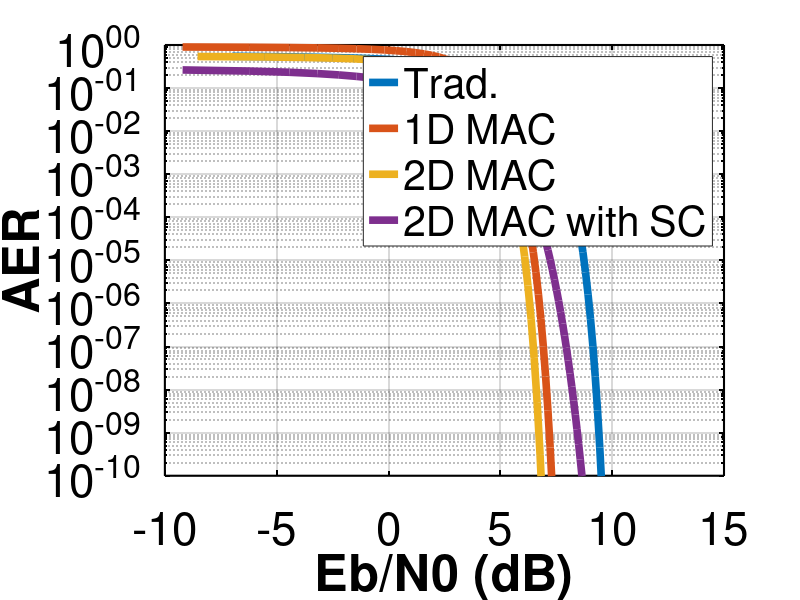
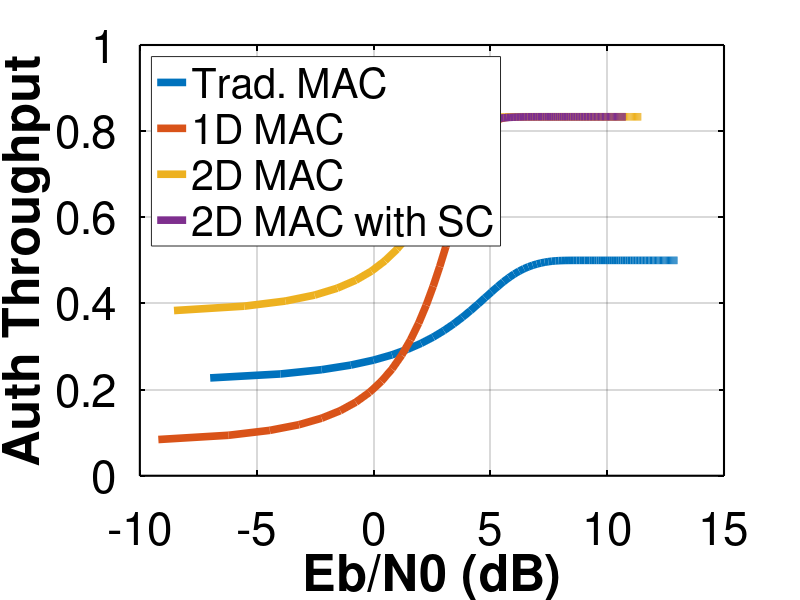

Here is the MATLAB script that generated these plots, in order:
clear;
clc; 
clear fig;
close all




%gamma
function gamma = gamma(R, Eb, N0)
    gamma = R*Eb/N0;
end

function gamma = gamma_Super_tag(R, Eb, N0, alpha, P)
    gamma = R*Eb./((1-alpha)*P + N0);
end

function gamma = gamma_Super_msg(R, Eb, N0, alpha, P)
    gamma = R*Eb./(alpha*P + N0);
end


% Eb tag
function Energy_tag = Et(P,R)
    Energy_tag = P/R;
end

function Energy_super_tag = Et_Super(P,R, alpha)
    Energy_super_tag = (1-alpha)*P/R;
end



% Eb message
function Energy_msg_trad = Em_trad(t, m, R, P)
    Energy_msg_trad = P/R*(1+t/m);
end

function Energy_msg_1D = Em_1D(t, m, R, P, nr)
    Energy_msg_1D = P/R*(1+t/(nr*m));
end


function Energy_msg_2D = Em_2D(t, m, R, P, nr, nc)
    Energy_msg_2D = P/R*(1+(nr+nc)*t/(nr*nc*m));
end

function Energy_msg_2D_super = Em_2D_super(t, m, R, P, nr)
    Energy_msg_2D_super = P/R*(1+t/(nr*m));
end


% lemma 1

function Pe = error_rate(length, R, gamma)
    p = qfunc(sqrt(2*gamma));
    C = 1+p.*log2(p) + (1-p).*log2(1-p);
    Pe = qfunc(sqrt(length ./ (p .* (1 - p))) .* ((C - R) / log2((1 - p) ./ p)));
end


% Pe
function [Et_temp, Pe_t] = Pe_t_trad(t, P, R ,N0)
    Et_temp = Et(P,R);
    gam = gamma(R, Et_temp, N0);
    Pe_t = error_rate(t, R, gam);
end
function [Em_temp, Pe_m] = Pe_m_trad(t, m, R, P, N0)
    Em_temp = Em_trad(t, m, R, P);
    gam = gamma(R, Em_temp, N0);
    Pe_m = error_rate(m, R, gamma(R, gam, N0));
end

function [Et_temp, Pe_t_1D] = Pe_t_1D(t, P, R ,N0)
    Et_temp = Et(P,R);
    gam = gamma(R, Et_temp, N0);
    Pe_t_1D = error_rate(t, R, gam);
end
function [Em_temp, Pe_m_1D] = Pe_m_1D(t, m, R, P, N0, nr)
    Em_temp = Em_1D(t, m, R, P, nr);
    gam = gamma(R, Em_temp, N0);
    Pe_m_1D = error_rate(m, R, gam);
end


function [Et_temp, Pe_t_2D] = Pe_t_2D(t, P, R ,N0)
    Et_temp = Et(P,R);
    gam = gamma(R, Et_temp, N0);
    Pe_t_2D = error_rate(t, R, gam);
end
function [Em_temp, Pe_m_2D] = Pe_m_2D(t, m, R, P, N0, nr, nc)
    Em_temp = Em_2D(t, m, R, P, nr, nc);
    gam = gamma(R, Em_temp, N0);
    Pe_m_2D = error_rate(m, R, gam);
end


function [Et_temp, Pe_t_2D_super] = Pe_t_2D_super(t, P, R, N0, alpha)
    Et_temp = Et_Super(P,R, alpha);
    gam = gamma_Super_tag(R, Et_temp, N0, alpha, P);
    Pe_t_2D_super = error_rate(t, R, gam);
end


function [Em_temp, Pe_m_2D_super] = Pe_m_2D_super(t, m, R, P, N0, nr, alpha)
    Em_temp =  Em_2D_super(t, m, R, P, nr);
    gam = gamma_Super_msg(R, Em_temp, N0, alpha, P);
    Pe_m_2D_super = error_rate(m, R, gam);
end





% AUX AER for 2D
function pr_2D = pr_2D(Pem, Pet, nr, nc)
    pr_2D =  ((1-(1-Pem).^(nc-1)) .* (1-Pet)).*((1-(1-Pem).^(nr-1)) .* (1-Pet)) ;
end

function pr_2D_super = pr_2D_super(Pem, Pet, nr, nc, Pet_reg)
    pr_2D_super =  ((1-(1-Pem).^(nc-1)) .* (1-Pet)).*((1-(1-Pem).^(nr-1)) .* (1-Pet_reg)) ;
end


% AER 
function AER_trad = AER_trad (Pem, Pet)
    AER_trad = 1- ((1-Pem).*(1-Pet));
end

function AER_1D = AER_1D (Pem, Pet, nr)
    AER_1D = 1- (((1-Pem).^nr).*(1-Pet));
end

function AER_2D = AER_2D (Pem, Pet, nr, nc)
    AER_2D = pr_2D(Pem, Pet, nr, nc).*(1-Pem) + Pem;
end

function AER_2D_super = AER_2D_super (Pem, Pet, nr, nc, Pet_reg)
    AER_2D_super = pr_2D_super(Pem, Pet, nr, nc, Pet_reg).*(1-Pem) + Pem;
end


% AT 
function AT_trad = AT_trad (Pem, Pet, m, t)
    AT_trad = (m/(m+t)) * ((1-Pet).*(1-Pem));
end

function AT_1D = AT_1D (Pem, Pet, m, t, nr)
    AT_1D = (nr*m/(nr*m+t)) * ((1-Pet).*((1-Pem).^nr));
end

function AT_2D = AT_2D (Pem, Pet, m, t, nr, nc)
    AT_2D = (nr*nc*m/(nr*nc*m + nc*t)) * ((1-pr_2D(Pem, Pet, nr, nc)).*(1-Pem));
end

function AT_2D_super = AT_2D_super (Pem, Pet, m, t, nr, nc, Pet_reg)
    AT_2D_super = (nr*nc*m/(nr*nc*m + nc*t)) * ((1-pr_2D_super(Pem, Pet, nr, nc, Pet_reg)).*(1-Pem));
end



R = 4/5;
m = 256/R;
t = 256/R;

P = .1:.1:10;
N0 = 1;

nr = 5; % number of rows 
nc = 5; % number of columns

alpha = 0.13; 


%%%% trad %%%%
[Ebm_trad, PM_trad] = Pe_m_trad(t, m, R, P, N0);
[Ebt_trad,PT_trad] = Pe_t_trad(t, P, R ,N0);
error_rate_trad = AER_trad (PM_trad, PT_trad);
Throu_trad = AT_trad (PM_trad, PT_trad, m, t);

%%%% 1D %%%%
[Ebm_1D,PM_1D] =   Pe_m_1D(t, m, R, P, N0, nr);
[Ebt_1D,Pt_1D] =   Pe_t_1D(t, P, R ,N0);
error_rate_1D = AER_1D (PM_1D, Pt_1D, nr);
Throu_1D = AT_1D (PM_1D, Pt_1D, m, t, nr);


%%%% 2D %%%%%
[Ebm_2D,PM_2D] =   Pe_m_2D(t, m, R, P, N0, nr, nc);
[Ebt_2D,Pt_2D] =   Pe_t_2D(t, P, R ,N0);
error_rate_2D = AER_2D (PM_2D, Pt_2D, nr, nc);
Throu_2D = AT_2D (PM_2D, Pt_2D, m, t, nr, nc);


%%%% 2D_super %%%%%
[Ebt_2D_reg,PM_2D_reg] = Pe_t_2D(t, P, R ,N0);
[Ebm_2D_super,PM_2D_super] =  Pe_m_2D_super(t, m, R, P, N0, nr, alpha);
[Ebt_2D_super,Pt_2D_super] =  Pe_t_2D_super(t, P, R, N0, alpha);
error_rate_2D_super = AER_2D_super (PM_2D_super, Pt_2D_super, nr, nc, PM_2D_reg);
Throu_2D_super = AT_2D_super (PM_2D_super, Pt_2D_super, m, t, nr, nc, PM_2D_reg);


 
% Define colors
bgColor = [240, 240, 240] / 255; % Light gray for plot area
borderColor = [1, 1, 1];         % White for figure border

% New color palette for lines
lineColors = [
    0, 0.4470, 0.7410;   % blue
    0.8500, 0.3250, 0.0980; % orange
    0.9290, 0.6940, 0.1250; % yellow
    0.4940, 0.1840, 0.5560; % purple
];


% Plot for AER vs SNR

figure


semilogy(10*log10(R*Ebm_trad/N0), error_rate_trad, 'Color', lineColors(1, :), 'LineWidth', 5.5); hold on;
semilogy(10*log10(R*Ebm_1D/N0), error_rate_1D, 'Color', lineColors(2, :), 'LineWidth', 5.5);
semilogy(10*log10(R*Ebm_2D/N0), error_rate_2D, 'Color', lineColors(3, :), 'LineWidth', 5.5);
semilogy(10*log10(R*Ebm_2D_super/N0), error_rate_2D_super, 'Color', lineColors(4, :), 'LineWidth', 5.5);
hold off;
ylim([1e-10 1])
legend("Trad.", "1D MAC", "2D MAC", "2D MAC with SC", 'FontSize', 28, 'Location', 'northeast');
ylabel("AER", 'FontSize', 33, 'FontWeight', 'bold');
xlabel("Eb/N0 (dB)", 'FontSize', 33, 'FontWeight', 'bold');
% title("AER vs SNR", 'FontSize', 20, 'FontWeight', 'bold');
grid on;
set(gca, 'FontSize', 33, 'LineWidth',1.5, 'XColor', 'k', 'YColor', 'k');

% Plot for Auth Throughput vs SNR
figure


plot(10*log10(R*Ebm_trad/N0), Throu_trad, 'Color', lineColors(1, :), 'LineWidth', 5.5); hold on;
plot(10*log10(R*Ebm_1D/N0), Throu_1D, 'Color', lineColors(2, :), 'LineWidth', 5.5);
plot(10*log10(R*Ebm_2D/N0), Throu_2D, 'Color', lineColors(3, :), 'LineWidth', 5.5);
plot(10*log10(R*Ebm_2D_super/N0), Throu_2D_super, 'Color', lineColors(4, :), 'LineWidth', 5.5);
hold off;

legend("Trad. MAC", "1D MAC", "2D MAC", "2D MAC with SC", 'FontSize', 28, 'Location', 'northwest');
ylabel("Auth Throughput", 'FontSize', 33, 'FontWeight', 'bold');
xlabel("Eb/N0 (dB)", 'FontSize', 33, 'FontWeight', 'bold');

% title("Auth Throughput vs SNR", 'FontSize', 33, 'FontWeight', 'bold');
grid on;
set(gca, 'FontSize', 33, 'LineWidth', 1.5, 'XColor', 'k', 'YColor', 'k');



